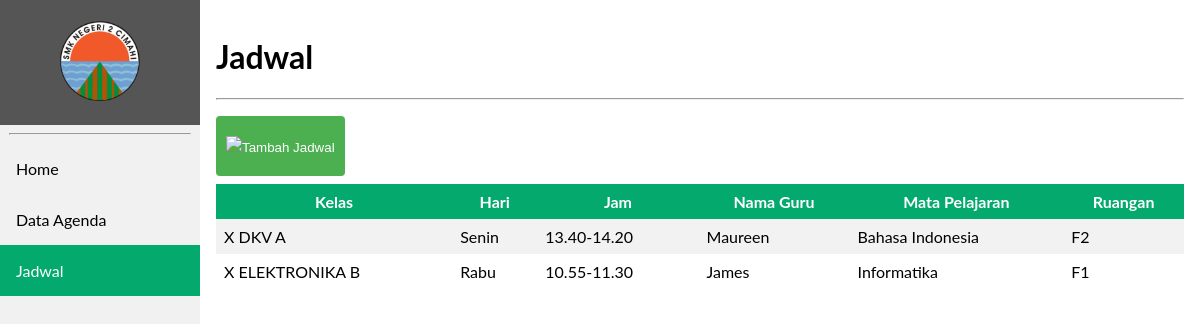
Before: /agenda/jadwal.php with the older database file.
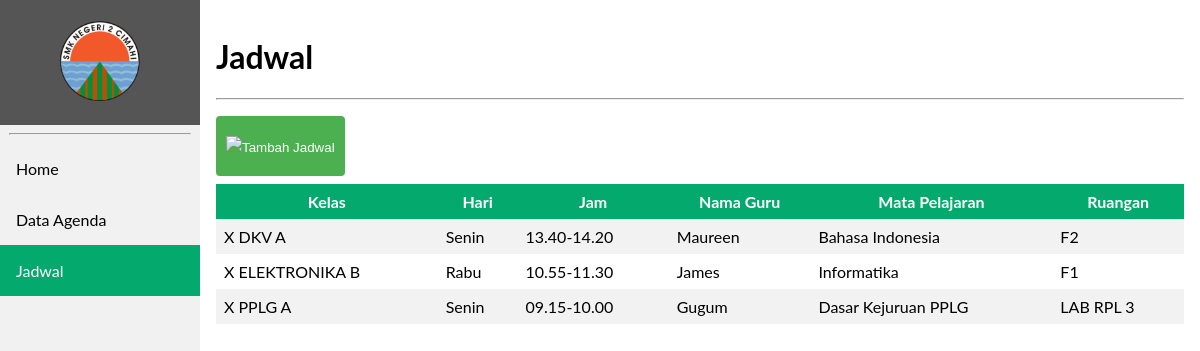
After: the same page with the newer database file.
### tables this page shows
CREATE TABLE `tb_jadwal` (
  `id_jadwal` int(11) NOT NULL,
  `id_kelas` varchar(6) NOT NULL,
  `hari` varchar(10) NOT NULL,
  `jam` varchar(15) NOT NULL,
  `nip` varchar(18) NOT NULL,
  `id_mapel` varchar(6) NOT NULL,
  `ruangan` varchar(50) NOT NULL
);

CREATE TABLE `tb_kelas` (
  `id_kelas` varchar(6) NOT NULL,
  `nama_kelas` varchar(50) NOT NULL,
  `username` varchar(50) NOT NULL,
  `password` varchar(50) NOT NULL,
  `role` int(11) NOT NULL
);

CREATE TABLE `tb_guru` (
  `nip` varchar(18) NOT NULL,
  `id_mapel` varchar(6) NOT NULL,
  `nama_guru` varchar(100) NOT NULL,
  `password` varchar(100) NOT NULL,
  `role` int(11) NOT NULL
);

CREATE TABLE `tb_mapel` (
  `id_mapel` varchar(6) NOT NULL,
  `nama_mapel` varchar(70) NOT NULL
);

### agenda/jadwal.php (the view, shortened to what this page needs)
<?php
    include 'koneksi.php';
    $sql = "SELECT tb_jadwal.id_jadwal, tb_kelas.nama_kelas, tb_jadwal.hari, tb_jadwal.jam, tb_guru.nama_guru,
            tb_mapel.nama_mapel, tb_jadwal.ruangan FROM tb_jadwal INNER JOIN tb_kelas ON tb_jadwal.id_kelas=tb_kelas.id_kelas INNER JOIN
            tb_guru ON tb_jadwal.nip=tb_guru.nip INNER JOIN tb_mapel ON tb_jadwal.id_mapel = tb_mapel.id_mapel";
    $proses = mysqli_query($Conn, $sql);
?>
<!DOCTYPE html>
<html lang="en">
<head>
    <link rel="stylesheet" href="navbar.css">
</head>
<body>
    <header>
    <div class="sidebar">
        <a href="beranda3.php"><center><img src="image/2cmi.PNG" style="width: 80px; padding: 5px;"></center></a>
        <hr  style="width: 90%;">
        <a href="beranda3.php">Home</a>
        <a href="guru_admin.php">Data Agenda</a>
        <a class="active" href="jadwal.php">Jadwal</a>
    </div>
    </header>
    <div class="content">
    <h1>Jadwal</h1><hr>
    <a href="input_jadwal.php"><button class="btn"><p style="vertical-align:middle;"><img src="image/plus.PNG" width="20px">Tambah Jadwal</p> </button></a><br>
    <table>
        <tr>
            <th>Kelas</th>
            <th>Hari</th>
            <th>Jam</th>
            <th>Nama Guru</th>
            <th>Mata Pelajaran</th>
            <th>Ruangan</th>
        </tr>
        <?php
            foreach($proses as $data){
        ?>
        <tr>
            <td><?= $data['nama_kelas'] ?></td>
            <td><?= $data['hari'] ?></td>
            <td><?= $data['jam'] ?></td>
            <td><?= $data['nama_guru'] ?></td>
            <td><?= $data['nama_mapel'] ?></td>
            <td><?= $data['ruangan'] ?></td>
        </tr>
        <?php } ?>
    </table>
    </div>
</body>
</html>

Changed rows visible on the page:
added tb_jadwal: id_kelas.nama_kelas "X PPLG A", hari "Senin", jam "09.15-10.00", tb_guru.nama_guru "Gugum", id_mapel.nama_mapel "Dasar Kejuruan PPLG", ruangan "LAB RPL 3"
